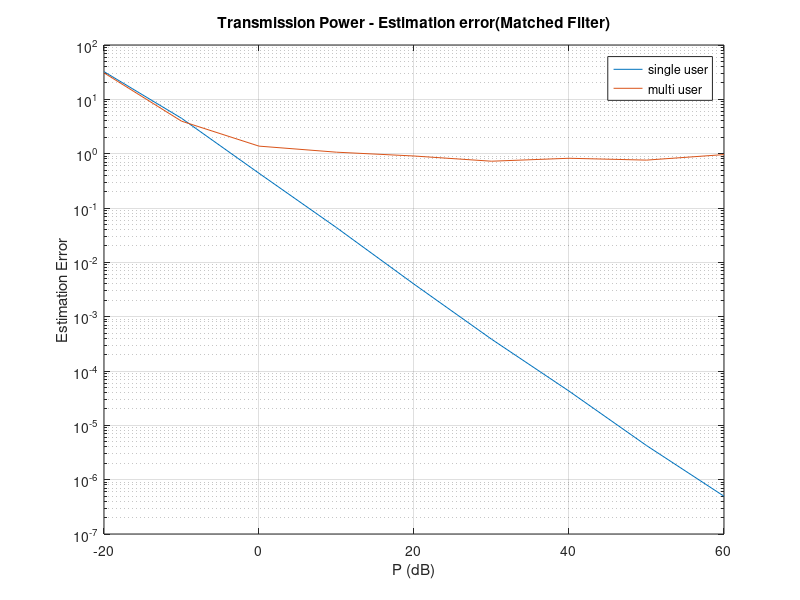
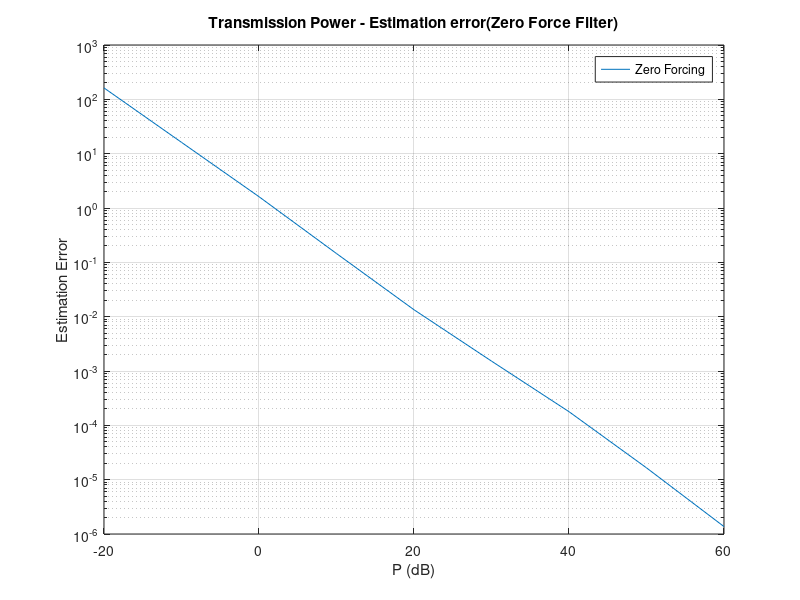

MATLAB code to generate these figures, in order:
%% Linear Filters

m = 4; % Number of Antennas at the base station

PdB = (-2:1:6) * 10; % Different values for the transmit power in dB
Ps = 10.^(0.1 .* PdB);

nIter = 100; % Number of iterations used for the simulations per transmit power value

% Complex circular Gaussian distributed channel coefficients
h = sqrt(0.5) * (randn(m, 1) + 1i * randn(m, 1));

%% Single-user Scenario

errorsSingle = zeros(length(Ps), 1);

for iP = 1:length(Ps)
    P = Ps(iP);
    
    gMF = 1/(h'*h)/sqrt(P) * h;
    
    for iSim = 1:nIter
        s = sqrt(0.5) * (randn+1i*randn);
        w =sqrt(0.5) * (randn(m, 1) + 1i * randn(m, 1));        
        y = sqrt(P)*h*s+w;        
        shat = gMF'*y;        
        errorsSingle(iP) = errorsSingle(iP) + 1 / nIter * abs(s-shat)^2;
    end
end

% TODO: Add plot
figure;
semilogy(PdB, errorsSingle);hold on;grid on;
title('Transmission Power - Estimation error(Matched Filter)');
xlabel('P (dB)');
ylabel('Estimation Error');


%% Multi-User Scenario

% Number of Interfering users
Ui = 2;
% Interfering channel
Hi = sqrt(.5) * (randn(m, Ui) + 1i * randn(m, Ui));

errorsTwo = zeros(length(Ps), 1);

% TODO: Add simulation
for iP = 1:length(Ps)
    P = Ps(iP);
    
    gMF = 1/(h'*h)/sqrt(P) * h;
    
    for iSim = 1:nIter
        s = sqrt(0.5) * (randn + 1i*randn);
        si = sqrt(0.5) * (randn(Ui, 1) + 1i*randn(Ui, 1));
        w = sqrt(0.5) * (randn(m, 1) + 1i * randn(m, 1));        
        y = sqrt(P)*h*s +sqrt(P)*Hi*si + w;        
        shat = gMF'*y;        
        errorsTwo(iP) = errorsTwo(iP) + 1 / nIter * abs(s-shat)^2;
    end
end


% TODO: Add plot
semilogy(PdB, errorsTwo);
legend('single user', 'multi user');
% hold off;

%% Zero-forcing Filter

errorsZF = zeros(length(Ps), 1);

V2 = null(Hi');
Proj = V2*V2';
% TODO: Add simulation
for iP = 1:length(Ps)
    P = Ps(iP);
    gZF = Proj*h;
    gZF_norm = gZF'*h*sqrt(P);
    gZF = gZF/gZF_norm;
    
    
    for iSim = 1:nIter
        s = sqrt(0.5) * (randn + 1i*randn);
        si = sqrt(0.5) * (randn(Ui, 1) + 1i*randn(Ui, 1));
        w = sqrt(0.5) * (randn(m, 1) + 1i * randn(m, 1));        
        y = sqrt(P)*h*s +sqrt(P)*Hi*si + w;        
        shat = gZF'*y;        
        errorsZF(iP) = errorsZF(iP) + 1 / nIter * abs(s-shat)^2;
    end
end

% TODO: Add plot
figure;
semilogy(PdB, errorsZF);grid on;
legend('Zero Forcing');
title('Transmission Power - Estimation error(Zero Force Filter)');
xlabel('P (dB)');
ylabel('Estimation Error');
